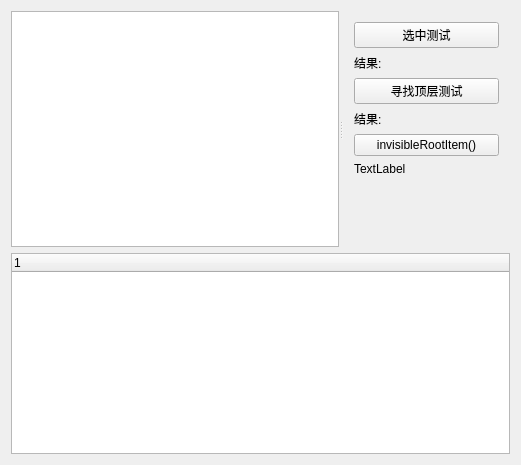
<?xml version="1.0" encoding="UTF-8"?>
<ui version="4.0">
 <class>Widget</class>
 <widget class="QWidget" name="Widget">
  <property name="geometry">
   <rect>
    <x>0</x>
    <y>0</y>
    <width>521</width>
    <height>465</height>
   </rect>
  </property>
  <property name="windowTitle">
   <string>Widget</string>
  </property>
  <layout class="QGridLayout" name="gridLayout">
   <item row="0" column="0">
    <widget class="QSplitter" name="splitter">
     <property name="orientation">
      <enum>Qt::Horizontal</enum>
     </property>
     <widget class="QTreeView" name="treeView"/>
     <widget class="QWidget" name="layoutWidget">
      <layout class="QVBoxLayout" name="verticalLayout">
       <item>
        <widget class="QPushButton" name="pushButton">
         <property name="text">
          <string>选中测试</string>
         </property>
        </widget>
       </item>
       <item>
        <widget class="QLabel" name="label">
         <property name="sizePolicy">
          <sizepolicy hsizetype="Preferred" vsizetype="Minimum">
           <horstretch>0</horstretch>
           <verstretch>0</verstretch>
          </sizepolicy>
         </property>
         <property name="text">
          <string>结果:</string>
         </property>
        </widget>
       </item>
       <item>
        <widget class="QPushButton" name="pushButton_2">
         <property name="text">
          <string>寻找顶层测试</string>
         </property>
        </widget>
       </item>
       <item>
        <widget class="QLabel" name="label_2">
         <property name="text">
          <string>结果:</string>
         </property>
        </widget>
       </item>
       <item>
        <widget class="QPushButton" name="pushButton_3">
         <property name="text">
          <string>invisibleRootItem()</string>
         </property>
        </widget>
       </item>
       <item>
        <widget class="QLabel" name="label_3">
         <property name="text">
          <string>TextLabel</string>
         </property>
        </widget>
       </item>
       <item>
        <spacer name="verticalSpacer">
         <property name="orientation">
          <enum>Qt::Vertical</enum>
         </property>
         <property name="sizeHint" stdset="0">
          <size>
           <width>20</width>
           <height>40</height>
          </size>
         </property>
        </spacer>
       </item>
       <item>
        <widget class="QLabel" name="label_realTime">
         <property name="text">
          <string/>
         </property>
        </widget>
       </item>
      </layout>
     </widget>
    </widget>
   </item>
   <item row="1" column="0">
    <widget class="QTreeWidget" name="treeWidget">
     <column>
      <property name="text">
       <string notr="true">1</string>
      </property>
     </column>
    </widget>
   </item>
  </layout>
 </widget>
 <layoutdefault spacing="6" margin="11"/>
 <resources/>
 <connections/>
</ui>
